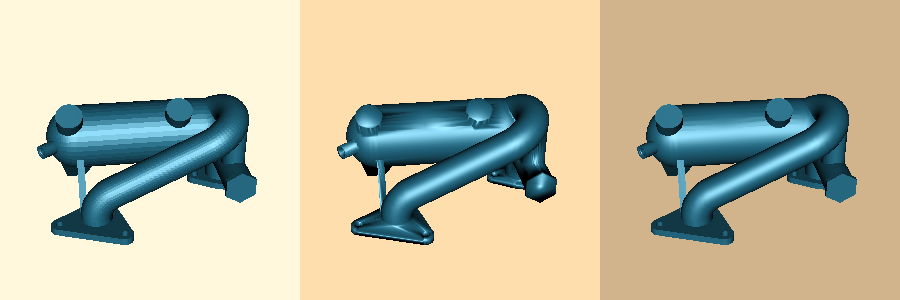

Python code for this plot:
#!/usr/bin/env python

# Surface normal generation comparison: faceted, shared normals, and split normals.

import os
from pathlib import Path

# Factory overrides: importing these modules registers the OpenGL rendering
# and interaction style implementations for vtkRenderingCore factory classes.
import vtkmodules.vtkInteractionStyle  # noqa: F401
import vtkmodules.vtkRenderingOpenGL2  # noqa: F401

# VTK pipeline classes used in this example
from vtkmodules.vtkCommonDataModel import vtkPolyData
from vtkmodules.vtkFiltersCore import vtkPolyDataNormals
from vtkmodules.vtkIOGeometry import vtkSTLReader
from vtkmodules.vtkRenderingCore import (
    vtkActor,
    vtkCamera,
    vtkPolyDataMapper,
    vtkRenderWindow,
    vtkRenderWindowInteractor,
    vtkRenderer,
)

# Colors (normalized RGB)
peacock = (0.200, 0.631, 0.788)
cornsilk = (1.000, 0.973, 0.863)
navajo_white = (1.000, 0.871, 0.678)
tan_color = (0.824, 0.706, 0.549)

# Data file
data_dir = Path(os.environ.get("VPE_DATA_DIR", Path(__file__).parent))
file_name = str(data_dir / "42400-IDGH.stl")

# Reader: load the STL mesh
reader = vtkSTLReader()
reader.SetFileName(file_name)
reader.Update()
poly_data = reader.GetOutput()

# Shared camera across all three viewports
camera = vtkCamera()

# Background colors for left, center, right viewports
bkg_colors = [cornsilk, navajo_white, tan_color]
viewports = [(0.0, 0.0, 1.0 / 3.0, 1.0),
             (1.0 / 3.0, 0.0, 2.0 / 3.0, 1.0),
             (2.0 / 3.0, 0.0, 1.0, 1.0)]

# Normal filter configured differently for each viewport
normals_filter = vtkPolyDataNormals()
normals_filter.SetInputData(poly_data)
normals_filter.SetFeatureAngle(30.0)

# --- Viewport 0: faceted (no point normals) ---
normals_filter.ComputePointNormalsOff()
normals_filter.Update()

normals_copy_0 = vtkPolyData()
normals_copy_0.DeepCopy(normals_filter.GetOutput())

mapper_0 = vtkPolyDataMapper()
mapper_0.SetInputData(normals_copy_0)
mapper_0.ScalarVisibilityOff()

actor_0 = vtkActor()
actor_0.SetMapper(mapper_0)
actor_0.GetProperty().SetDiffuseColor(peacock)
actor_0.GetProperty().SetDiffuse(0.7)
actor_0.GetProperty().SetSpecularPower(20)
actor_0.GetProperty().SetSpecular(0.5)

ren_0 = vtkRenderer()
ren_0.SetViewport(0.0, 0.0, 1.0 / 3.0, 1.0)
ren_0.SetBackground(cornsilk)
ren_0.SetActiveCamera(camera)
ren_0.AddActor(actor_0)

# --- Viewport 1: shared normals (no splitting) ---
normals_filter.ComputePointNormalsOn()
normals_filter.SplittingOff()
normals_filter.Update()

normals_copy_1 = vtkPolyData()
normals_copy_1.DeepCopy(normals_filter.GetOutput())

mapper_1 = vtkPolyDataMapper()
mapper_1.SetInputData(normals_copy_1)
mapper_1.ScalarVisibilityOff()

actor_1 = vtkActor()
actor_1.SetMapper(mapper_1)
actor_1.GetProperty().SetDiffuseColor(peacock)
actor_1.GetProperty().SetDiffuse(0.7)
actor_1.GetProperty().SetSpecularPower(20)
actor_1.GetProperty().SetSpecular(0.5)

ren_1 = vtkRenderer()
ren_1.SetViewport(1.0 / 3.0, 0.0, 2.0 / 3.0, 1.0)
ren_1.SetBackground(navajo_white)
ren_1.SetActiveCamera(camera)
ren_1.AddActor(actor_1)

# --- Viewport 2: split normals ---
normals_filter.ComputePointNormalsOn()
normals_filter.SplittingOn()
normals_filter.Update()

normals_copy_2 = vtkPolyData()
normals_copy_2.DeepCopy(normals_filter.GetOutput())

mapper_2 = vtkPolyDataMapper()
mapper_2.SetInputData(normals_copy_2)
mapper_2.ScalarVisibilityOff()

actor_2 = vtkActor()
actor_2.SetMapper(mapper_2)
actor_2.GetProperty().SetDiffuseColor(peacock)
actor_2.GetProperty().SetDiffuse(0.7)
actor_2.GetProperty().SetSpecularPower(20)
actor_2.GetProperty().SetSpecular(0.5)

ren_2 = vtkRenderer()
ren_2.SetViewport(2.0 / 3.0, 0.0, 1.0, 1.0)
ren_2.SetBackground(tan_color)
ren_2.SetActiveCamera(camera)
ren_2.AddActor(actor_2)

# Window: display the three-panel comparison
render_window = vtkRenderWindow()
render_window.AddRenderer(ren_0)
render_window.AddRenderer(ren_1)
render_window.AddRenderer(ren_2)
render_window.SetWindowName("normals demo")
render_window.SetMultiSamples(0)
render_window.SetSize(900, 300)

# Scene: configure the shared camera
camera.SetFocalPoint(0, 0, 0)
camera.SetPosition(1, 0, 0)
camera.SetViewUp(0, 0, -1)
ren_0.ResetCamera()
camera.Azimuth(120)
camera.Elevation(30)
camera.Dolly(1.1)
ren_0.ResetCameraClippingRange()

# Interactor: handle mouse and keyboard events
render_window_interactor = vtkRenderWindowInteractor()
render_window_interactor.SetRenderWindow(render_window)

# Launch the interactive visualization
render_window_interactor.Initialize()
render_window_interactor.Start()
